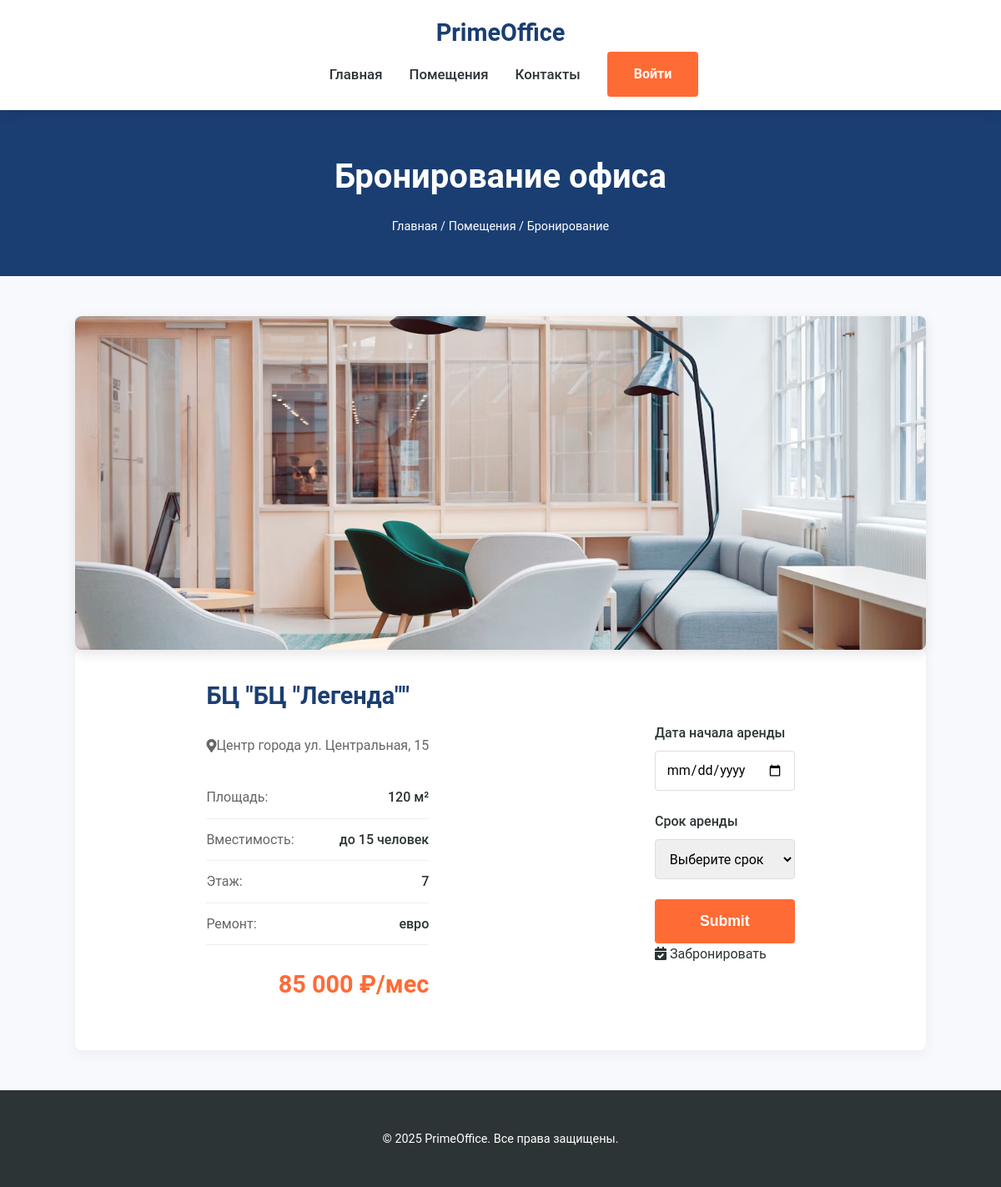
The page /office_book.php?office=1 on the database as committed earlier.
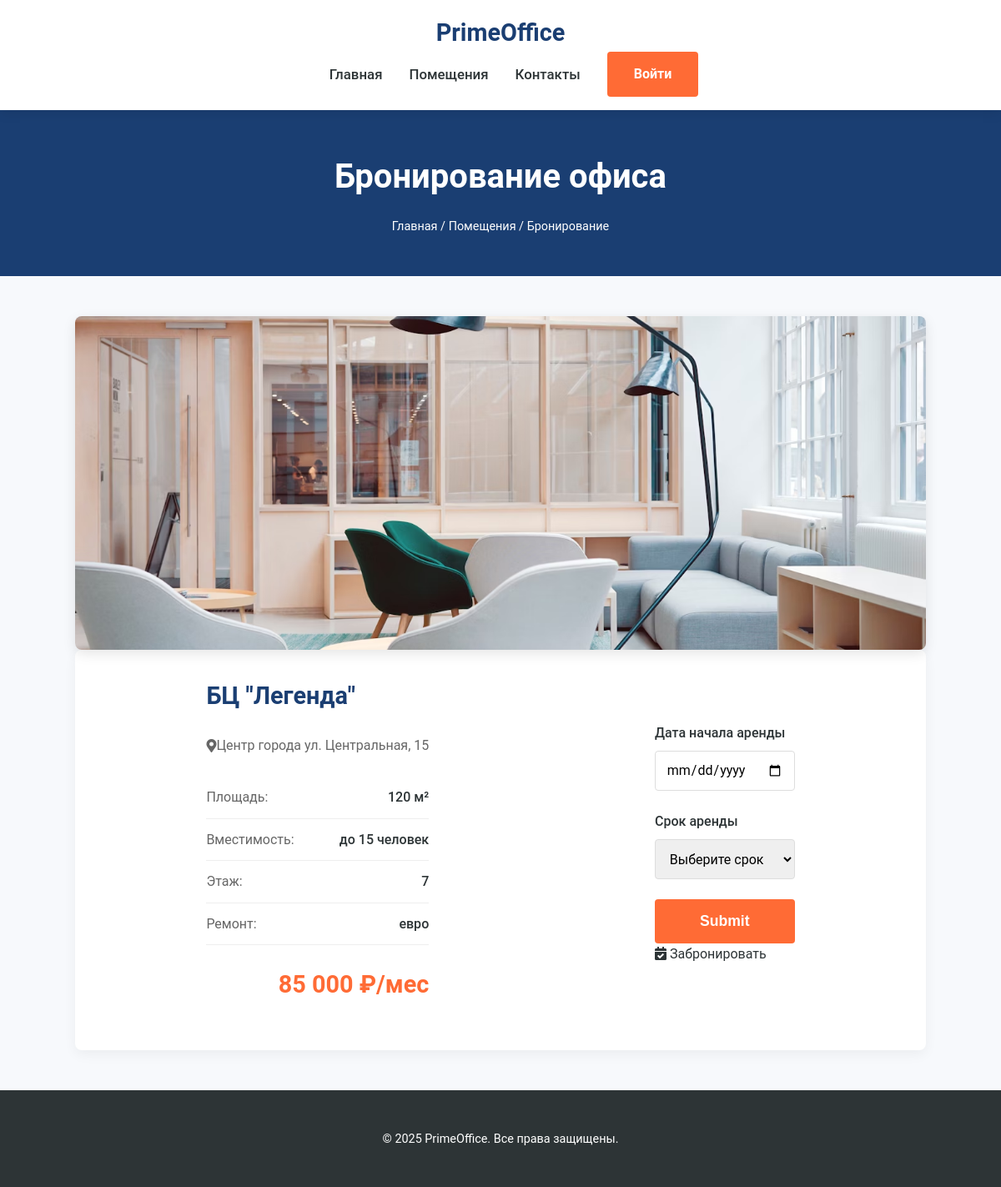
The same page on the database as committed later.
### tables this page shows
CREATE TABLE `offices` (
  `id` int NOT NULL,
  `business_center` varchar(32) NOT NULL,
  `office_addres` varchar(96) NOT NULL,
  `office_area` varchar(32) NOT NULL,
  `office_square` varchar(32) NOT NULL,
  `office_repair` varchar(32) NOT NULL,
  `office_floor` int NOT NULL,
  `office_capacity` int NOT NULL,
  `office_rent` varchar(32) NOT NULL,
  `image_path` varchar(32) NOT NULL
);

### public/office_book.php (the view, shortened to what this page needs)
<?php
include "db.php";
include "header.php";
?>
<!DOCTYPE html>
<html lang="ru">
<head>
    <link rel="stylesheet" href="https://cdnjs.cloudflare.com/ajax/libs/font-awesome/5.15.3/css/all.min.css">
</head>
<body>
    <section class="page-header">
        <div class="container">
            <h1>Бронирование офиса</h1>
            <div class="breadcrumbs">
                <a href="index.php">Главная</a> /
                <a href="offices.php">Помещения</a> /
                <span>Бронирование</span>
            </div>
        </div>
    </section>
    <div class="container">
        <?php
            $id = $_GET['office'];
                $stm=$pdo->query("SELECT * FROM `offices` WHERE id='$id'");
                $office=$stm->fetch();?>
        <div class="booking-container">
            <div class="office-gallery">
                <img src=".\images\office\<?=$office['image_path']?>" alt="Офис в <?=$office['business_center']?>"
                     class="main-image">
            </div>
            <div class="office-block">
                <div class="office-details">
                <h2 class="office-title"><?='БЦ "'.$office['business_center'].'"'?></h2>
                <div class="office-location">
                    <i class="fas fa-map-marker-alt"></i><?=$office['office_area'].' '.$office['office_addres']?>
                </div>
                <div class="office-features">
                    <div class="feature-item">
                        <span class="feature-name">Площадь:</span>
                        <span class="feature-value"><?=$office['office_square']?> м²</span>
                    </div>
                    <div class="feature-item">
                        <span class="feature-name">Вместимость:</span>
                        <span class="feature-value">до <?=$office['office_capacity']?> человек</span>
                    </div>
                    <div class="feature-item">
                        <span class="feature-name">Этаж:</span>
                        <span class="feature-value"><?=$office['office_floor']?></span>
                    </div>
                    <div class="feature-item">
                        <span class="feature-name">Ремонт:</span>
                        <span class="feature-value"><?=$office['office_repair']?></span>
                    </div>
                </div>
                <div class="office-price"><?=$office['office_rent']?> ₽/мес</div>
                </div>
                <div class="booking-form">
                    <form method="post" action="book_action.php?office=<?=$id?>">
                        <div class="form-group">
                            <label for="startDate">Дата начала аренды</label>
                            <input type="date" name="start_date" required>
                        </div>
                        <div class="form-group">
                            <label for="period">Срок аренды</label>
                            <select name="period" required>
                                <option value="">Выберите срок</option>
                            </select>
                        </div>
                        <input type="submit" class="btn">
                            <i class="fas fa-calendar-check"></i> Забронировать
                    </form>
                </div>
            </div>
        </div>
    </div>
    <?php include "footer.php"; ?>
</body>
</html>

Rows that differ between the two databases and show on the page:
changed offices "Центр города": business_center "БЦ \"Легенда\"" → "Легенда"
